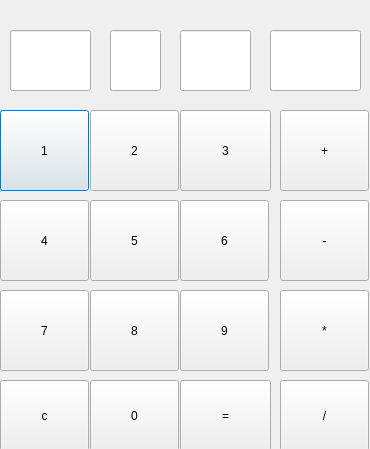
<?xml version="1.0" encoding="UTF-8"?>
<ui version="4.0">
 <class>Dialog</class>
 <widget class="QDialog" name="Dialog">
  <property name="geometry">
   <rect>
    <x>0</x>
    <y>0</y>
    <width>370</width>
    <height>449</height>
   </rect>
  </property>
  <property name="windowTitle">
   <string>Dialog</string>
  </property>
  <widget class="QPushButton" name="pushButton">
   <property name="geometry">
    <rect>
     <x>0</x>
     <y>110</y>
     <width>89</width>
     <height>81</height>
    </rect>
   </property>
   <property name="text">
    <string>1</string>
   </property>
  </widget>
  <widget class="QPushButton" name="pushButton_2">
   <property name="geometry">
    <rect>
     <x>90</x>
     <y>110</y>
     <width>89</width>
     <height>81</height>
    </rect>
   </property>
   <property name="text">
    <string>2</string>
   </property>
  </widget>
  <widget class="QPushButton" name="pushButton_3">
   <property name="geometry">
    <rect>
     <x>180</x>
     <y>110</y>
     <width>91</width>
     <height>81</height>
    </rect>
   </property>
   <property name="text">
    <string>3</string>
   </property>
  </widget>
  <widget class="QPushButton" name="pushButton_4">
   <property name="geometry">
    <rect>
     <x>0</x>
     <y>200</y>
     <width>89</width>
     <height>81</height>
    </rect>
   </property>
   <property name="text">
    <string>4</string>
   </property>
  </widget>
  <widget class="QPushButton" name="pushButton_5">
   <property name="geometry">
    <rect>
     <x>90</x>
     <y>200</y>
     <width>89</width>
     <height>81</height>
    </rect>
   </property>
   <property name="text">
    <string>5</string>
   </property>
  </widget>
  <widget class="QPushButton" name="pushButton_6">
   <property name="geometry">
    <rect>
     <x>180</x>
     <y>200</y>
     <width>89</width>
     <height>81</height>
    </rect>
   </property>
   <property name="text">
    <string>6</string>
   </property>
  </widget>
  <widget class="QPushButton" name="pushButton_7">
   <property name="geometry">
    <rect>
     <x>0</x>
     <y>290</y>
     <width>89</width>
     <height>81</height>
    </rect>
   </property>
   <property name="text">
    <string>7</string>
   </property>
  </widget>
  <widget class="QPushButton" name="pushButton_8">
   <property name="geometry">
    <rect>
     <x>90</x>
     <y>290</y>
     <width>89</width>
     <height>81</height>
    </rect>
   </property>
   <property name="text">
    <string>8</string>
   </property>
  </widget>
  <widget class="QPushButton" name="pushButton_9">
   <property name="geometry">
    <rect>
     <x>180</x>
     <y>290</y>
     <width>89</width>
     <height>81</height>
    </rect>
   </property>
   <property name="text">
    <string>9</string>
   </property>
  </widget>
  <widget class="QPushButton" name="pushButton_10">
   <property name="geometry">
    <rect>
     <x>90</x>
     <y>380</y>
     <width>89</width>
     <height>71</height>
    </rect>
   </property>
   <property name="text">
    <string>0</string>
   </property>
  </widget>
  <widget class="QPushButton" name="pushButton_11">
   <property name="geometry">
    <rect>
     <x>180</x>
     <y>380</y>
     <width>91</width>
     <height>71</height>
    </rect>
   </property>
   <property name="text">
    <string>=</string>
   </property>
  </widget>
  <widget class="QPushButton" name="pushButton_12">
   <property name="geometry">
    <rect>
     <x>280</x>
     <y>110</y>
     <width>89</width>
     <height>81</height>
    </rect>
   </property>
   <property name="text">
    <string>+</string>
   </property>
  </widget>
  <widget class="QPushButton" name="pushButton_13">
   <property name="geometry">
    <rect>
     <x>280</x>
     <y>200</y>
     <width>89</width>
     <height>81</height>
    </rect>
   </property>
   <property name="text">
    <string>-</string>
   </property>
  </widget>
  <widget class="QPushButton" name="pushButton_14">
   <property name="geometry">
    <rect>
     <x>280</x>
     <y>290</y>
     <width>89</width>
     <height>81</height>
    </rect>
   </property>
   <property name="text">
    <string>*</string>
   </property>
  </widget>
  <widget class="QPushButton" name="pushButton_15">
   <property name="geometry">
    <rect>
     <x>280</x>
     <y>380</y>
     <width>89</width>
     <height>71</height>
    </rect>
   </property>
   <property name="text">
    <string>/</string>
   </property>
  </widget>
  <widget class="QLineEdit" name="lineEdit">
   <property name="geometry">
    <rect>
     <x>10</x>
     <y>30</y>
     <width>81</width>
     <height>61</height>
    </rect>
   </property>
   <property name="text">
    <string/>
   </property>
  </widget>
  <widget class="QLineEdit" name="lineEdit_2">
   <property name="geometry">
    <rect>
     <x>110</x>
     <y>30</y>
     <width>51</width>
     <height>61</height>
    </rect>
   </property>
  </widget>
  <widget class="QLineEdit" name="lineEdit_3">
   <property name="geometry">
    <rect>
     <x>180</x>
     <y>30</y>
     <width>71</width>
     <height>61</height>
    </rect>
   </property>
  </widget>
  <widget class="QLineEdit" name="lineEdit_4">
   <property name="geometry">
    <rect>
     <x>270</x>
     <y>30</y>
     <width>91</width>
     <height>61</height>
    </rect>
   </property>
  </widget>
  <widget class="QPushButton" name="pushButton_16">
   <property name="geometry">
    <rect>
     <x>0</x>
     <y>380</y>
     <width>89</width>
     <height>71</height>
    </rect>
   </property>
   <property name="text">
    <string>c</string>
   </property>
  </widget>
 </widget>
 <layoutdefault spacing="6" margin="11"/>
 <resources/>
 <connections/>
</ui>
